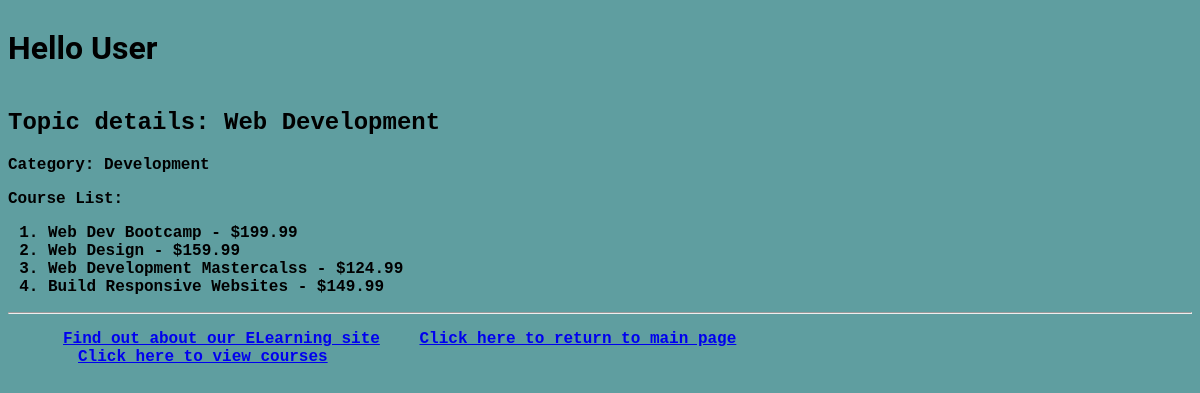
Screenshot of /myapp/1/ with the database file from the repository.
### myapp/models.py (models this page shows, shortened)
class Topic(models.Model):
    name = models.CharField(max_length=200)
    category = models.CharField(max_length=200, null=True)

class Course(models.Model):
    topic = models.ForeignKey(Topic, related_name='courses', on_delete=models.CASCADE)
    name = models.CharField(max_length=200)
    price = models.DecimalField(max_digits=10, decimal_places=2)
    for_everyone = models.BooleanField(default=True)
    description = models.TextField(max_length=300, null=True, blank=True)
    interested = models.PositiveIntegerField(default=1)
    stages = models.PositiveIntegerField(default=3)

### myapp/views.py (the view)
# urls.py: re_path(r'(?P<top_no>\d+)/', views.detail, {}, name='detail'),
def detail(request, top_no):
    topic = get_object_or_404(Topic, id=top_no)  # Gives 404 if Topic not found
    course_list = Course.objects.filter(topic__id=top_no)
    return render(request, "myapp/detail.html", {'topic': topic, 'course_list': course_list})

### myapp/templates/myapp/detail.html (shortened to what this page needs)
{% extends 'myapp/base.html' %}
{% block body_block %}
    <h2>Topic details: {{ topic.name }}</h2>
    <p>Category: {{ topic.category }}</p>
    <p>Course List: </p>
    <ol>
        {% for course in course_list %}
            <li> {{ course.name }} - ${{ course.price }} </li>
        {% endfor %}
    </ol>
{% endblock %}

### myapp/static/myapp/style.css (style rules this page uses)
body { background-color: cadetblue; font-family: "Bitstream Vera Sans Mono", Monaco, "Courier New", Courier, monospace; font-weight: bold; }

### rows the page displays
Topic: name "Web Development", category "Development"
Course: name "Web Dev Bootcamp", price "199.99"
Course: name "Web Design", price "159.99"
Course: name "Web Development Mastercalss", price "124.99"
Course: name "Build Responsive Websites", price "149.99"
